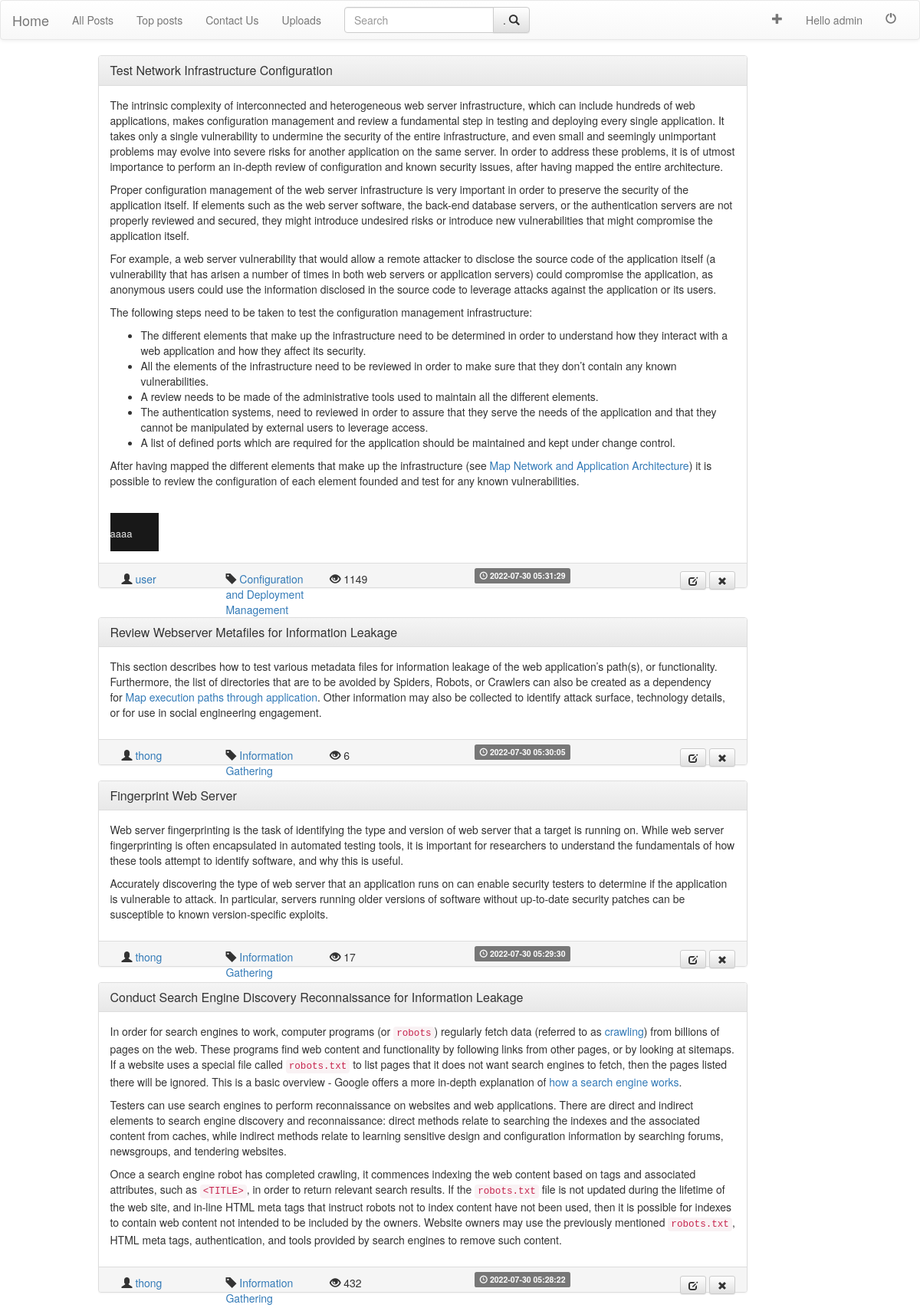
/posts/posts.php (signed in), run on the app's committed database.
### tables this page shows
CREATE TABLE `posts` (
  `postID` int(11) NOT NULL,
  `postTitle` varchar(200) NOT NULL,
  `postDesc` varchar(10000) NOT NULL,
  `postTime` timestamp NOT NULL DEFAULT current_timestamp() ON UPDATE current_timestamp(),
  `postTag` varchar(40) NOT NULL,
  `postAuthor` varchar(40) NOT NULL
);

CREATE TABLE `user_post` (
  `postAuthor` varchar(40) NOT NULL,
  `postID` int(11) NOT NULL,
  `postLikes` int(11) NOT NULL DEFAULT 0,
  `postDisLikes` int(11) NOT NULL,
  `postComments` int(11) NOT NULL DEFAULT 0,
  `postViews` int(11) NOT NULL DEFAULT 0
);

### include/algos.php (called while the page is built, shortened)
<?php
return 0;
?>
<?php
function showViews($id , $author)  {
  include("../db/dbconnect.php");
  $query="SELECT *
          FROM user_post
          WHERE postID='$id'
          ";
  $result=mysqli_query($conn , $query);
  if($result) {
      if(mysqli_num_rows($result)==1) {
        while($row=mysqli_fetch_assoc($result)) {
            return $row['postViews'];
        }
      } else {
        return 0;
      }
  }
  return 0;
}
?>

### include/frame_post.php (the view, shortened to what this page needs)
<?php
	include_once("bootstrap_cdn.php");
?>
<div class="container">
		<div class="row">
			<div class="col-md-9 col-md-offset-1">
			<div class="panel panel-default">
		  		<div class="panel-heading">
		    		<h3 class="panel-title">
		    			<a href=<?php echo "post.php?id="; echo $id; ?> ><?php echo $title; ?></a>
		    		</h3>
		  		</div>
		  		<div class="panel-body">
						<?php
							echo $desc;
		    		?>
		  		</div>
		  		<div class="panel-footer">
						<span class="col-sm-2">
				  			<span class="glyphicon glyphicon-user" aria-hidden="true"></span>
				  			<a href=<?php echo "../users/profile.php?user="; echo $author; ?> >
										<?php echo $author?>
				  			</a>
					</span>
					<span class="col-sm-2">
							<span class="glyphicon glyphicon-tag" aria-hidden="true"></span>
			  			<a href=<?php echo "post.php?tags="; echo $tags; ?> >
									<?php echo $tags;?>
			  			</a>
					</span>
						<span class="col-sm-3">
							<?php
								 if(isset($views)) {
									 echo "<span class='glyphicon glyphicon-eye-open' aria-hidden='true'></span>"." ".$views;
								 }
							?>
						</span>
		  			<span class="label label-default">
							<span class="glyphicon glyphicon-time" aria-hidden="true"></span> <?php echo $time ?>
						</span>
			  			<?php
			  				$delete_post_link='../posts/delete_post.php?postid='.$id;
							if(isset($_SESSION['username']) ) {
								if($_SESSION['username']==$author || $_SESSION['usertype']=='admin') {
									echo "
									<span class='pull-right'>
									<a href='update.php?id=$id'  type=\"button\" class=\"btn btn-sm btn-default\">
										<i class=\"glyphicon glyphicon-edit\"></i>
									</a>
									<a href=$delete_post_link type=\"button\" class=\"btn btn-sm btn-default\">
										<i class=\"glyphicon glyphicon-remove\"></i>
									</a>
									</span>
									";
								}
							}
						?>
		  		</div>
			</div>
		</div>
		</div>
</div>

### posts/posts.php (shortened to what this page needs)
<?php
include("../include/url_posts.php");
include_once("../include/algos.php");
 ?>
<?php
	$query="SELECT * FROM posts ORDER BY postTime DESC";
	$result=mysqli_query($conn , $query);
	if(mysqli_num_rows($result) > 0) {
		while($post=mysqli_fetch_assoc($result)) {
					$id=$post['postID'];
					$title=$post['postTitle'];
					$desc=$post['postDesc'];
					$tags=$post['postTag'];
					$author=$post['postAuthor'];
					$time=$post['postTime'];
          $views=showViews($id,$author);
					include("../include/frame_post.php");
		}
	}
?>

### data on the page
posts: postTitle "Test Network Infrastructure Configuration", postDesc "The intrinsic complexity of interconnected and heterogeneous web server infrastructure, which can include hundreds of web applications, makes configuration management and review a fundamental step in testing and deploying every single application. It takes only a single vulnerability to undermine the security of the entire infrastructure, and even small and seemingly unimportant problems may evolve into severe risks for another application on the same server. In order to address these problems, it is of utmost importance to perform an in-depth review of configuration and known security issues, after having mapped the entire architecture. Proper configuration management of the web server…", postAuthor "user", postTag "Configuration and Deployment Management", views "1149", postTime "2022-07-30 05:31:29"
posts: postTitle "Review Webserver Metafiles for Information Leakage", postDesc "This section describes how to test various metadata files for information leakage of the web application’s path(s), or functionality. Furthermore, the list of directories that are to be avoided by Spiders, Robots, or Crawlers can also be created as a dependency for Map execution paths through application . Other information may also be collected to identify attack surface, technology details, or for use in social engineering engagement.", postAuthor "thong", postTag "Information Gathering", views "6", postTime "2022-07-30 05:30:05"
posts: postTitle "Fingerprint Web Server", postDesc "Web server fingerprinting is the task of identifying the type and version of web server that a target is running on. While web server fingerprinting is often encapsulated in automated testing tools, it is important for researchers to understand the fundamentals of how these tools attempt to identify software, and why this is useful. Accurately discovering the type of web server that an application runs on can enable security testers to determine if the application is vulnerable to attack. In particular, servers running older versions of software without up-to-date security patches can be susceptible to known version-specific exploits.", postAuthor "thong", postTag "Information Gathering", views "17", postTime "2022-07-30 05:29:30"
posts: postTitle "Conduct Search Engine Discovery Reconnaissance for Information Leakage", postDesc "In order for search engines to work, computer programs (or robots ) regularly fetch data (referred to as crawling ) from billions of pages on the web. These programs find web content and functionality by following links from other pages, or by looking at sitemaps. If a website uses a special file called robots.txt to list pages that it does not want search engines to fetch, then the pages listed there will be ignored. This is a basic overview - Google offers a more in-depth explanation of how a search engine works . Testers can use search engines to perform reconnaissance on websites and web applications. There are direct and indirect elements to search engine discovery and reconnaissance:…", postAuthor "thong", postTag "Information Gathering", views "432", postTime "2022-07-30 05:28:22"

### other printed values
$username "admin"
